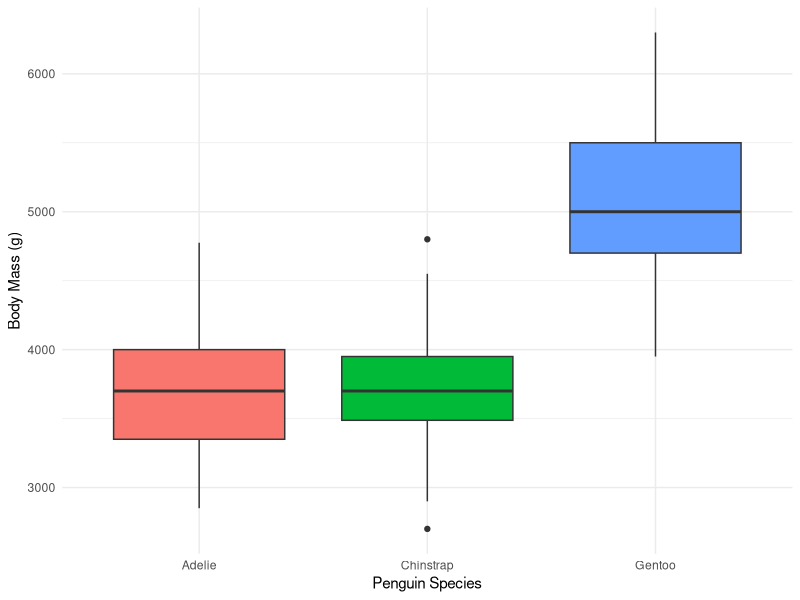

This figure's R source:
## ---- chunk 1
#| label: setup&inspect-data
#| message: false
#| warning: false

library(tidyverse)
library(palmerpenguins)
dim(penguins)
colSums(is.na(penguins))
## ---- chunk 2
#| label: cleaning-data (dropping NAs in column body_mass_g)

penguins_clean <-
    penguins |>
    drop_na(body_mass_g)
## ---- chunk 3
#| label: Analyzing-body_mass-by-species

penguins_summary <-
    penguins_clean |>
    group_by(species) |>
    summarise(
        n = n(),
        mean_mass_g = mean(body_mass_g),
        median_mass_g = median(body_mass_g),
        sd_mass_g = sd(body_mass_g),
        .groups = "drop"
    )

knitr::kable(
    penguins_summary,
    digits = 1,
    caption = "Body mass summary by penguin species(grams)."
)
## ---- chunk 4
#| label: Visualizing-species-with-their-body-mass-figures
#| fig-cap: "Body mass of penguins by species"

ggplot(penguins_clean, aes(x = species, y = body_mass_g, fill = species)) + geom_boxplot()+ 
    labs(
        x = 'Penguin Species',
        y = 'Body Mass (g)'
    ) +
    theme_minimal() +
    theme(legend.position = "none")
